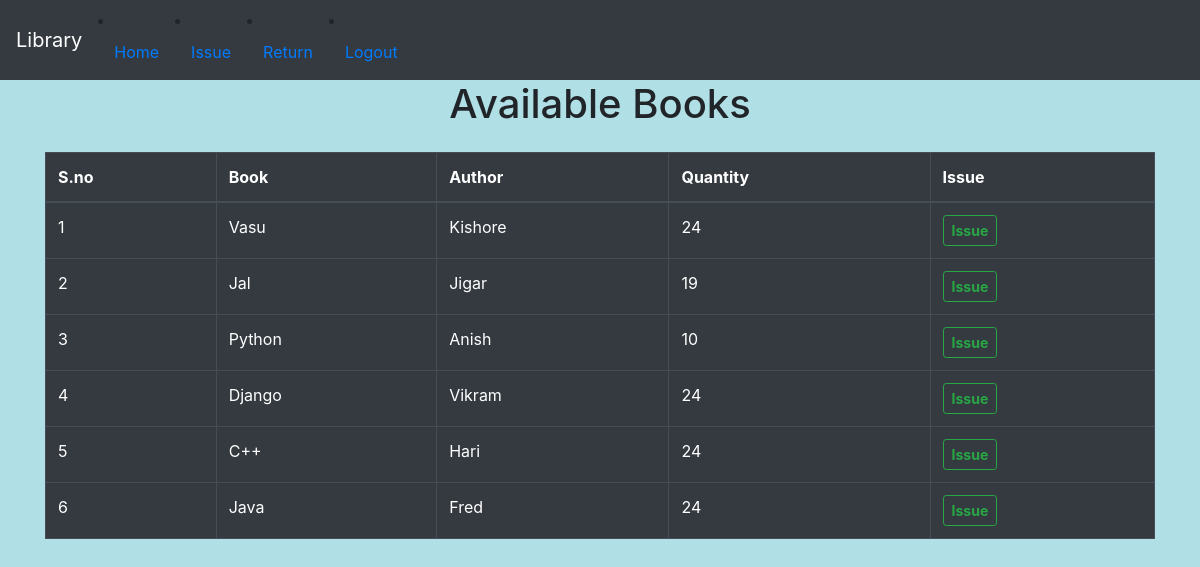
The app's page /issue (signed in) with its own data.
### home/models.py (models this page shows, shortened)
class Book(models.Model):
    book_name = models.CharField(max_length=120)
    author_name = models.CharField(max_length=60)
    quantity = models.IntegerField()
    objects = models.Manager()

### home/views.py (the view, shortened to what this page needs)
# urls.py: path('issue', views.issue, name='issue'),
@login_required(login_url='login')
def issue(request):
    my_items = IssuedItem.objects.filter(user_id=request.user, return_date__isnull=True).values_list('book_id')
    books = Book.objects.exclude(id__in=my_items).filter(quantity__gt=0)
    return render(request, 'issue_item.html', {'books': books})

### templates/issue_item.html (shortened to what this page needs)
<!doctype html>
<html lang="en">
  <head>
    <link rel="stylesheet" href="https://cdn.jsdelivr.net/npm/bootstrap@4.6.2/dist/css/bootstrap.min.css">
  </head>
  <body style="background-color:powderblue;">
    <div >
      <nav class="navbar navbar-expand-lg navbar-dark bg-dark">
        <a class="navbar-brand" href="">Library</a>
        {% if not user.is_authenticated %}
        <div class="collapse navbar-collapse" id="navbarSupportedContent">
          <ul class="navbar-nav mr-auto">
            <li class="nav-item active">
              <a class="nav-link" href="">Home <span class="sr-only">(current)</span></a>
            </li>
            <li class="nav-item">
              <a class="nav-link" href="books">Books</a>
            </li>
            <li class="nav-item">
              <a class="nav-link" href="logins">Login</a>
            </li>
            <li class="nav-item">
              <a class="nav-link" href="registration">Register</a>
            </li>
            {% else %}
            <li class="nav-item">
               <a class="nav-link" href="/">Home <span class="sr-only">(current)</span></a>
            </li>
            <li class="nav-item">
              <a class="nav-link" href="issue">Issue</a>
            </li>
            <li class="nav-item">
              <a class="nav-link" href="return_item">Return</a>
            </li>
            <li class="nav-item">
              <a class="nav-link" href="logout">Logout</a>
            </li>
            {% endif %}
        </div>
    <div>
      <h1 class="text-center">Available Books</h1>
        <div class="container mt-4">
            <table class="table table-bordered table-dark">
          <thead>
            <tr>
              <th scope="col">S.no</th>
              <th scope="col">Book</th>
              <th scope="col">Author</th>
              <th scope="col">Quantity</th>
              <th scope="col">Issue</th>
            </tr>
          </thead>
          <tbody id="table_data">
            {% for book in books %}
            <tr>
              <td>{{forloop.counter}}</td>
              <td>{{book.book_name}}</td>
              <td>{{book.author_name}}</td>
              <td>{{book.quantity}}</td>
              <td>
                <form action="issue" method="post">
              <button type="submit" class="btn btn-outline-success btn-sm">
                <b>Issue</b>
              </button>
            </form>
              </td>
            </tr>
            {% endfor %}
          </tbody>
           </table>
        </div>
    </div>
  </body>
</html>

### records on screen
Book: book_name "Vasu", author_name "Kishore", quantity "24"
Book: book_name "Jal", author_name "Jigar", quantity "19"
Book: book_name "Python", author_name "Anish", quantity "10"
Book: book_name "Django", author_name "Vikram", quantity "24"
Book: book_name "C++", author_name "Hari", quantity "24"
Book: book_name "Java", author_name "Fred", quantity "24"
